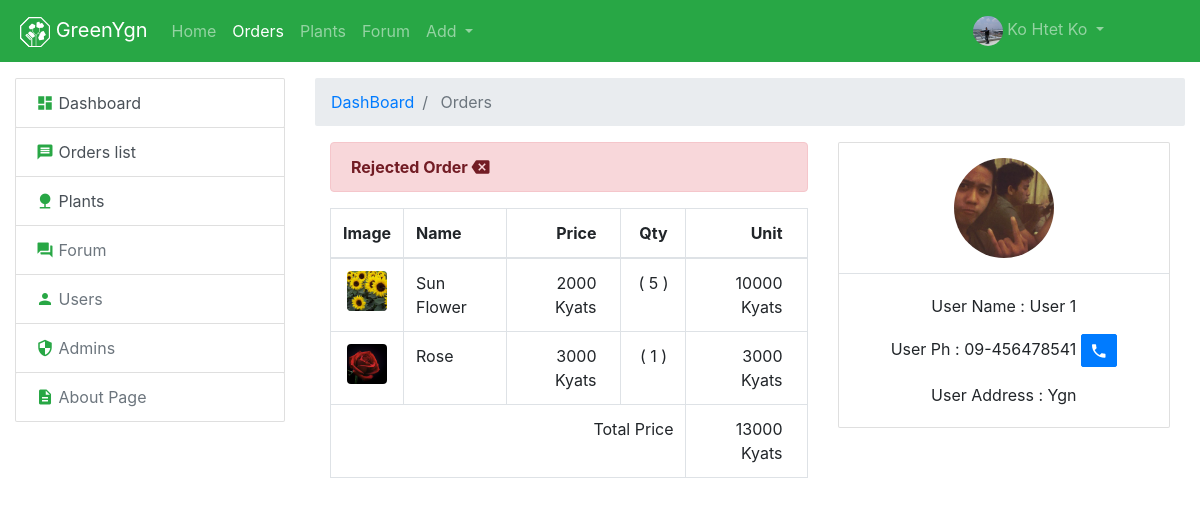
The page /gyadmin/superadmin/order-list/detail.php?id=1 (signed in) on the database its author committed.
### tables this page shows
CREATE TABLE `order_details` (
  `order_id` int(11) NOT NULL,
  `plant_id` int(11) NOT NULL,
  `image` varchar(150) NOT NULL DEFAULT '/assets/images/logo/greenygn_animate.svg',
  `quantity` int(11) NOT NULL,
  `plant_amount` int(11) NOT NULL,
  `total_amount` double NOT NULL
);

CREATE TABLE `plants` (
  `id` int(11) NOT NULL,
  `image` varchar(120) NOT NULL,
  `name` varchar(120) DEFAULT NULL,
  `price` int(11) NOT NULL,
  `category_id` int(11) NOT NULL,
  `admin_id` int(10) UNSIGNED NOT NULL,
  `deleted_at` datetime DEFAULT NULL,
  `created_at` datetime DEFAULT NULL,
  `modified_at` datetime DEFAULT NULL
);

CREATE TABLE `orders` (
  `id` int(11) NOT NULL,
  `user_id` int(11) UNSIGNED NOT NULL,
  `user_name` varchar(120) NOT NULL,
  `user_phone` varchar(20) NOT NULL,
  `user_address` varchar(255) NOT NULL,
  `status` tinyint(4) NOT NULL,
  `order_date` date NOT NULL,
  `send_date` date DEFAULT NULL,
  `deleted_at` datetime DEFAULT NULL,
  `created_at` datetime DEFAULT NULL,
  `modified_at` datetime DEFAULT NULL
);

CREATE TABLE `users` (
  `id` int(11) UNSIGNED NOT NULL,
  `name` varchar(80) NOT NULL,
  `email` varchar(150) NOT NULL,
  `image` varchar(200) NOT NULL DEFAULT '/assets/images/logo/greenygn_animate.svg',
  `password` varchar(200) NOT NULL,
  `ph` varchar(20) NOT NULL,
  `address` tinytext,
  `bio` varchar(150) DEFAULT NULL,
  `deleted_at` datetime DEFAULT NULL,
  `created_at` datetime DEFAULT NULL,
  `modified_at` datetime DEFAULT NULL
);

### gyadmin/superadmin/order-list/functions/detail/getdata.php (called while the page is built, shortened)
<?php
    $sql = "SELECT `orders`.* , `users`.`image` AS `user_image` FROM `orders` ";
    $sql .= " INNER JOIN `users` ON `orders`.`user_id`  = `users`.`id` ";
    $sql .= " WHERE `orders`.`id` = " . $_GET['id'];
    if($row = mysqli_query($conn, $sql)) {
        $result = mysqli_fetch_assoc($row);
        $sql = "SELECT  `order_details`.*, `plants`.`name` AS `plant_name` FROM `order_details` ";
        $sql .= " INNER JOIN `plants` ON `order_details`.`plant_id`  = `plants`.`id` ";
        $sql .= " WHERE `order_id` = " . $_GET['id'];
        $order_details = array();
        if($row = mysqli_query($conn, $sql)) {
            while($order_row = mysqli_fetch_assoc($row)) {
                $order_details[] = $order_row;
            }
        }
    } else {
        header("Location: " . "/users/orderlist");
        die("NNN");
    }

### gyadmin/superadmin/order-list/detail.php (the view, shortened to what this page needs)
<?php
    require __DIR__. "/functions/detail/getdata.php";
    require __DIR__ . "/../view/begin_header.php";
    require __DIR__ . "/../view/finish_header.php";
    require __DIR__ . "/../view/nav/navbar.php";
?>
    <div class="container-fluid mt-3">
        <div class="row">
            <div class="col-md-3">
                <?php
                    require __DIR__ . "/../view/left_url_list/left_url_list.php";
                ?>
            </div>
            <div class="col-md-9">
                <nav aria-label="breadcrumb">
                    <ol class="breadcrumb">
                        <li class="breadcrumb-item"><a href="/gyadmin/superadmin/">DashBoard</a></li>
                        <li class="breadcrumb-item active"> Orders </li>
                    </ol>
                </nav>
                <div class="container-fluid">
                    <div class="row">
                            <div class="col-md-7">
                                    <?php
                                        if($result['status'] == 1):
                                    ?>
                                        <div class="container-fluid mb-3">
                                            <div class="row">
                                                <div class="col-6">
                                                    <form  method="post" action="">
                                                    <input type="hidden" name="id" value="<?= $result['id'] ?>">
                                                            <button name="confirm_submit" class="btn btn-success  btn-block" type="submit">
                                                                <i class="icon ion-md-add"></i> Confirm
                                                            </button>
                                                    </form>
                                                </div>
                                                <div class="col-6">
                                                    <form  method="post" action="">
                                                    <input type="hidden" name="id" value="<?= $result['id'] ?>">
                                                            <button name="reject_submit" class="btn btn-danger btn-block" type="submit">
                                                                <i class="icon ion-md-add"></i> Reject
                                                            </button>
                                                    </form>
                                                </div>
                                            </div>
                                        </div>
                                        <form  method="post" action="">
                                        </form>
                                    <?php
                                        else:
                                    ?>
                                        <div class="alert alert-danger">
                                                <strong> Rejected Order
                                                                <i class="material-icons md-18">backspace</i>
                                                </strong>
                                        </div>
                                    <?php
                                        endif;
                                    ?>
                                <div class="table-responsive">
                                    <table class="table table-bordered">
                                        <thead>
                                            <tr>
                                            <th scope="col">Image</th>
                                            <th scope="col">Name</th>
                                            <th class="text-right pr-4" scope="col">Price</th>
                                            <th class="text-center Quantity" scope="col">Qty</th>
                                            <th class="text-right pr-4" scope="col">Unit</th>
                                            </tr>
                                        </thead>
                                        <tbody>
                                        <?php
                                            $all_total_amount = 0;
                                            foreach($order_details as $v):
                                                $all_total_amount += $v['total_amount'];
                                        ?>
                                        <tr>
                                            <td>
                                                <div
                                                    class="Plant_Shopping_Cart sm rounded"
                                                    style="background-image:url('<?= $v['image'] ?>')"
                                                >
                                                </div>
                                            </td>
                                            <td><?= $v['plant_name']?></td>
                                            <td class="text-right pr-4" ><?= $v['plant_amount']?> Kyats</td>
                                            <td class="text-center"> ( <?= $v['quantity']?> ) </td>
                                            <td class="text-right pr-4" ><?= $v['total_amount']?> Kyats</td>
                                        </tr>
                                        <?php
                                            endforeach;
                                        ?>
                                            <tr>
                                                <td class="text-right" colspan="4">Total Price</td>
                                                <td class="text-right pr-4"> <?= $all_total_amount ?> Kyats</td>
                                            </tr>
                                        </tbody>
                                    </table>
                                </div>
                            </div>
                            <div class="col-md-5">
                                <div class="card">
                                <div class="border-bottom">
                                    <div class="Card_Svg_Container">
                                        <img class="img-fluid rounded-circle" src="<?= $result['user_image'] ?>" alt="">
                                    </div>
                                </div>
                                    <div class="card-body text-center">
                                    <p class="card-text">
                                        User Name : <?= $result['user_name'] ?>
                                    </p>
                                    <p class="card-text">
                                        User Ph :
                                        <?= $result['user_phone'] ?>
                                        <a  class="btn btn-primary btn-sm " href="tel:<?= $result['user_phone'] ?>">
                                        <i class="material-icons md-18"> phone </i>
                                        </a>
                                    </p>
                                    <p class="card-text">
                                        User Address : <?= $result['user_address'] ?>
                                    </p>
                                    </div>
                                </div>
                            </div>
                    </div>
                </div>
            </div>
        </div>
    </div>
<?php
    require __DIR__ . "/../view/finish_footer.php";
?>

### assets/css/greenygn.css (style rules this page uses)
body { min-height: 100vh; padding-bottom: 50px; position: relative; }
.btn , .form-control, .breadcrumb, .card, .list-group-item:first-child, .list-group-item:last-child, .dropdown-menu { border-radius: 2px; }
.Plant_Shopping_Cart { width: 60px; height: 60px; border-radius: 2px; background-size: cover; background-position: center center; background-repeat: no-repeat; }
.Plant_Shopping_Cart.sm { width: 40px; height: 40px; margin: auto; }
.Quantity { min-width: 65px; }
.Card_Svg_Container { width: 100px; margin: 15px auto; }

### rows shown on the page
order_details: image (picture), plant_id.name "Sun Flower", plant_amount "2000", quantity "5", total_amount "10000"
order_details: image (picture), plant_id.name "Rose", plant_amount "3000", quantity "1", total_amount "3000"
orders: user.image (picture), user_name "User 1", user_phone "09-456478541", user_address "Ygn"

### other values the page prints
$_SESSION['admin']['name'] "Ko Htet Ko"
$all_total_amount "13000"
